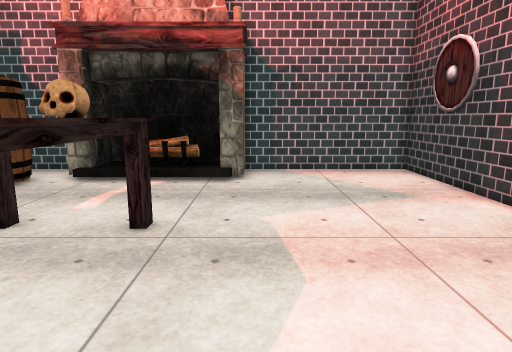
view 1 (above)

14 first-person views from a walk through a scene from a Unity 3-D project. The camera is 1.3 m above the floor, tilts 10° down and sees 75° across. The floor is counted in squares, 0.5 m on a side. Each view is taken from the middle of a square. On the plan, view 1 faces up. The plan holds only what a view shows up to about 20 squares ahead; the rest is blank. The place goes on beyond the plan. Some animated figures are not drawn. Some surface patterns are stand-ins.

view 2
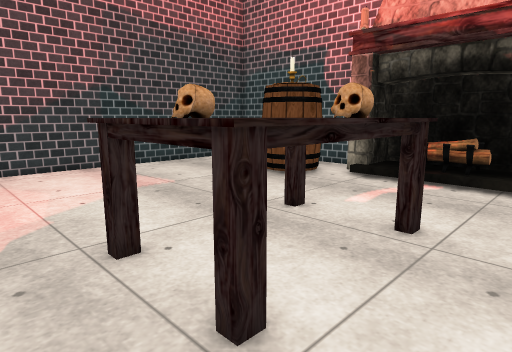

view 3
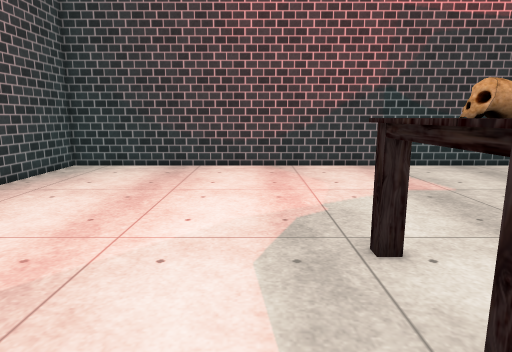

view 4
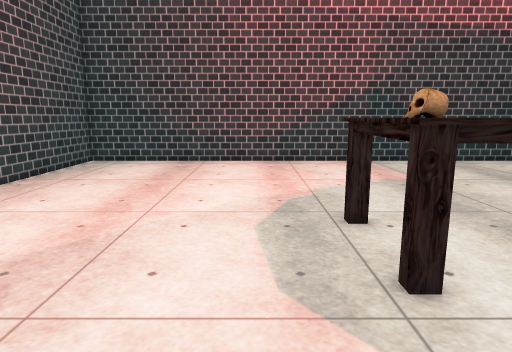

view 5
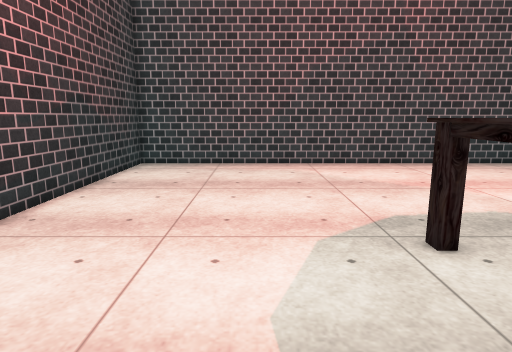

view 6
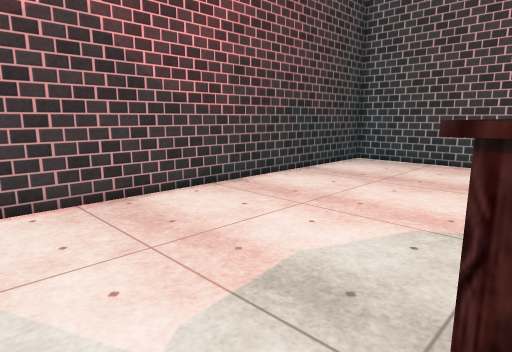

view 7
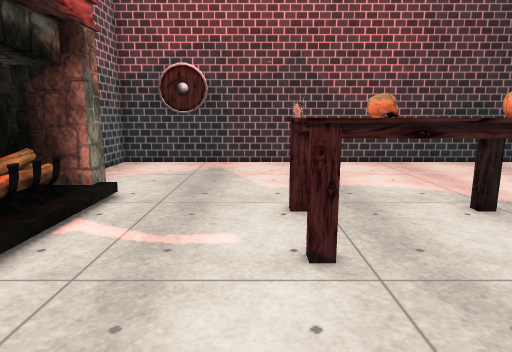

view 8
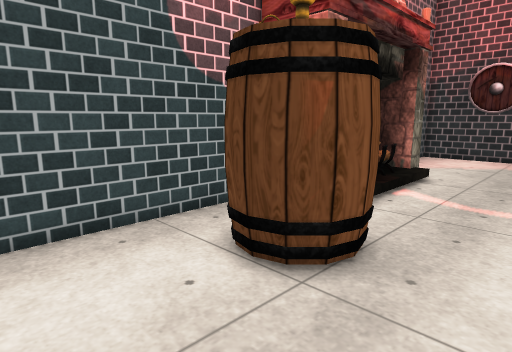

view 9
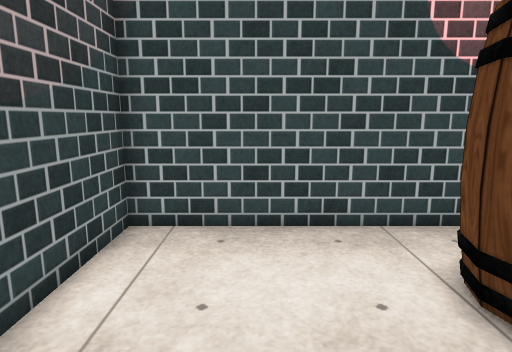

view 10
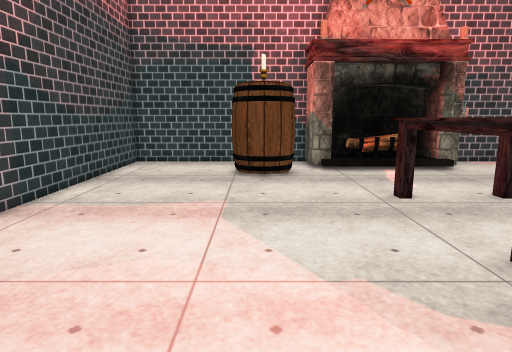

view 11
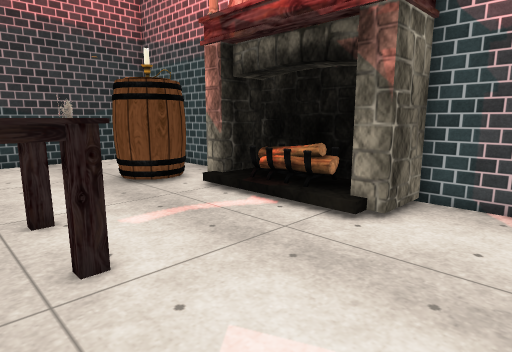

view 12
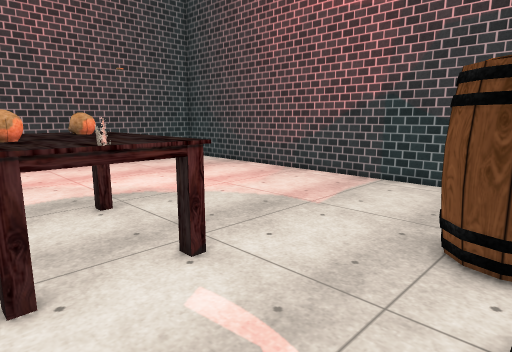

view 13
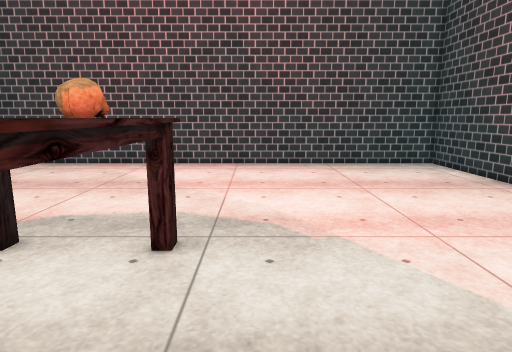

view 14
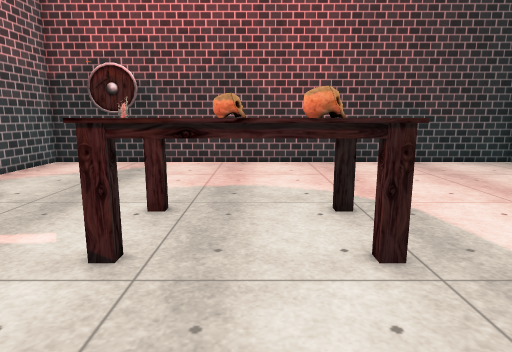

### Floor plan
Key: @ floor where view 1 was taken; # wall or solid block; . main floor; : floor 0.25 m higher than the main floor; F fireplace; B barrel; S shield; T table; K skull; M mug.
Columns run from 18 left of view 1 to 8 right of it. Each row starts with its distance up from view 1.
 17 ###########      ##########
 16 #.........FFFFFFFF........#
 15 #......  .FF:FFFFF........#
 14 #.....BBBBFF:::F:F.......SS
 13 #.....BBBB...............SS
 12 #.....BBB................S#
 11 #.........................#
 10 #.........................#
  9 #.........................#
  8 #...........TTMTT.........#
  7 #...........TTTTT.........#
  6 #...........TTTKT.........#
  5 #...........TTTKT.........#
  4 #...........KKTTT.........#
  3 #...........TKTTT.........#
  2 #...........TTTT..........#
  1 #.........................#
  0 #.................@.......#
 -1 #.........................#
 -2 #.........................#
 -3 #.........................#
 -4 #.........................#
 -5 #.........................#
 -6 #.........................#
 -7 #.........................#
 -8 #.........................#
 -9 #.........................#
-10 ###########################

Positions as (right, up) in squares from view 1, and headings:
1: (0, 0), facing up
2: (0, 0), facing up-left
3: (0, 0), facing left
4: (2, 0), facing left
5: (1, 9), facing down
6: (-3, 10), facing down-right
7: (-12, 9), facing right
8: (-16, 9), facing up-right
9: (-15, 9), facing up
10: (-11, -3), facing up
11: (3, 6), facing up-left
12: (-2, 14), facing down-left
13: (-8, 9), facing down
14: (-12, 5), facing right
